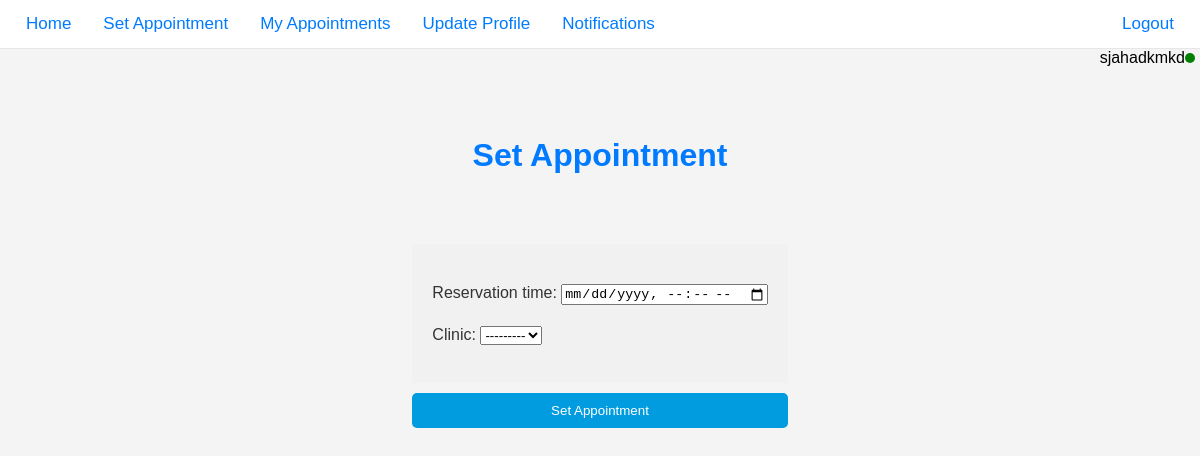
/set_appointment/ (signed in), run on an earlier commit of the app's database.
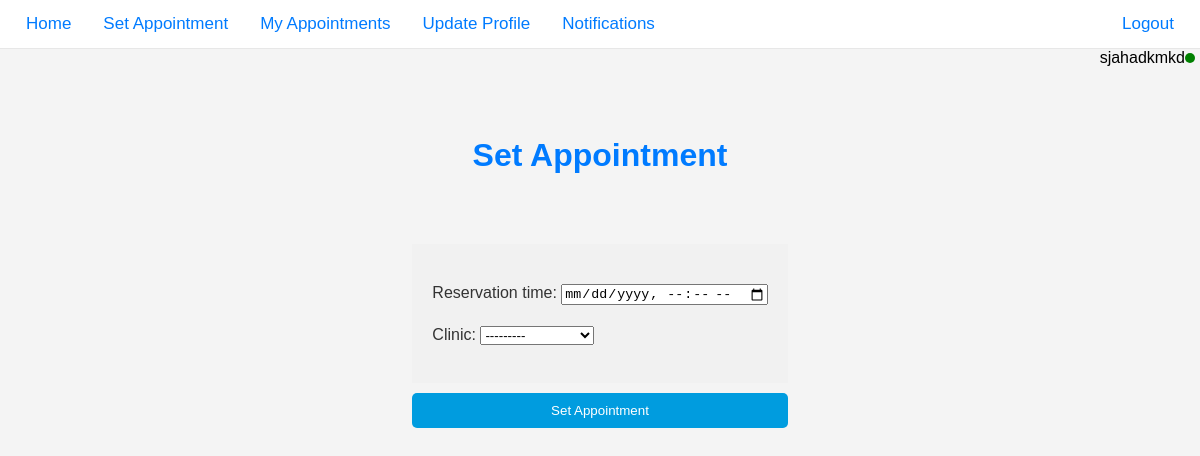
And on a later commit of the database.
### portal_app/models.py (models this page shows)
class Clinic(models.Model):
    STATUS_CHOICE = [
        ("O", "open"),
        ("C", "closed")
    ]
    clinic_id = models.AutoField(primary_key=True)
    name = models.CharField(max_length=40)
    address = models.TextField()
    contact_number = models.CharField(max_length=11)
    status = models.CharField(max_length=1, choices=STATUS_CHOICE)
    pass

### portal_app/views.py (the view)
# urls.py: path('set_appointment/', views.set_appointment, name='set_appointment'),
@user_type_required('C')
@login_required(login_url='/login/')
def set_appointment(request):
    if request.method == 'POST':
        form = SetAppointment(request.POST)
        if form.is_valid():
            appointment = form.save(commit=False)
            user = request.user
            appointment.dr = user
            appointment.save()
            return redirect('main')
    else:
        form = SetAppointment()
    return render(request, 'set_appointment.html', {'form': form})

### portal_app/forms.py
class SetAppointment(forms.ModelForm):
    reservation_time = forms.DateTimeField(
        input_formats=['%Y-%m-%dT%H:%M'],
        widget=forms.DateTimeInput(attrs={
            'type': 'datetime-local',
            'class': 'form-control',
        }, format='%Y-%m-%dT%H:%M')
    )
    clinic_id = models.CharField(max_length="250")
    class Meta:
        model = Appointment
        fields = ('reservation_time', 'clinic')

### portal_app/views.py (called while the page is built)
def user_type_required(user_type):
    def decorator(view_func):
        @wraps(view_func)
        def _wrapped_view(request, *args, **kwargs):
            if not request.user.is_authenticated:
                return redirect('login')
            if getattr(request.user, 'user_type', None) != user_type:
                return HttpResponseForbidden("You do not have permission to view this page.")
            return view_func(request, *args, **kwargs)
        return _wrapped_view
    return decorator

### templates/set_appointment.html (shortened to what this page needs)
{% load static %}
<!DOCTYPE html>
<html lang="en">
<head>
    <link rel="stylesheet" href="{% static 'styles.css' %}">
    </head>
<body>
<div class="navbar">
    {% if request.user.user_type == 'P' %}
            <a href="{% url 'home' %}">Home</a>
        <a href="{% url 'appointments' %}">Appointments</a>
    {% elif request.user.user_type == 'C' %}
            <a href="{% url 'main' %}">Home</a>
        <a href="{% url 'set_appointment' %}">Set Appointment</a>
    {% endif %}
    <a href="{% url 'my_appointments' %}" class="active">My Appointments</a>
    <a href="{% url 'update_profile' %}">Update Profile</a>
    <a href="{% url 'notification_center' %}">
        Notifications
    </a>
    <a href="{% url 'logout' %}" style="float: right;">Logout</a>
</div>
    <div class="user-bar">
        <span id="username"></span>
        <div class="green-light"></div>
    </div>
<div class="content" style="text-align: center;">
    <h1 style="margin-top: 50px;">Set Appointment</h1>
    <form method="post" style="display: inline-block; margin-top: 50px;">
        <div style="background: #f1f1f1; padding: 20px; text-align: left; display: inline-block;">
            {{ form.as_p }}
        </div>
        <button type="submit" style="display: block; width: 100%; margin-top: 10px; padding: 10px; background-color: #009cdf; color: white; border: none; border-radius: 5px;">Set Appointment</button>
    </form>
</div>
</body>
</html>

What changed in the data, as far as the page shows it:
added Clinic: clinic "---------"
Also different on the page:
form field clinic: "---------" → (not shown)
